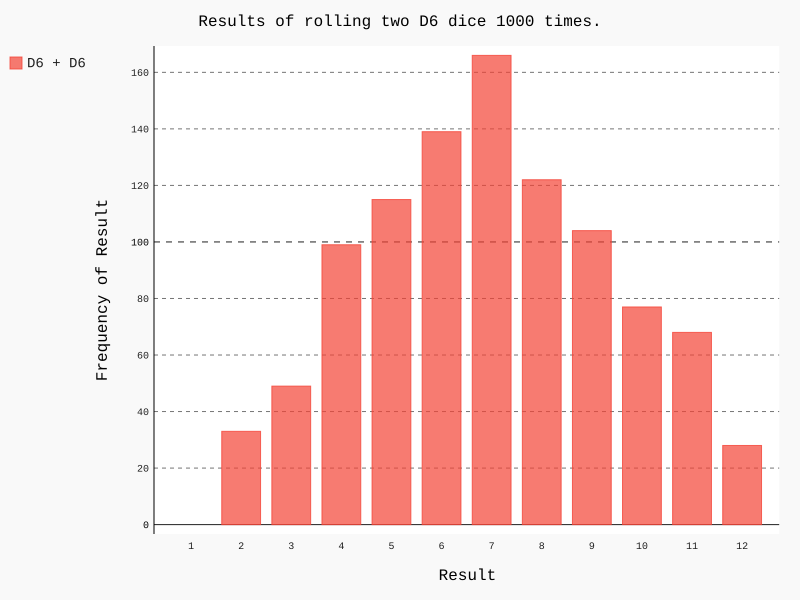

Python code for this plot:
# coding=UTF-8

# 使用 Python 可视化包 Pygal 来生成可缩放的矢量图形文件。
# 需要在尺寸不同的屏幕上显示的图表, 将自动缩放,以适合观看者的屏幕。
# 如若考虑以在线方式使用图表,请考虑使用 Pygal

import pygal

from die import Die

die_1 = Die()
die_2 = Die()

results = []
for roll in range(1000):
    result = die_1.roll() + die_2.roll()
    results.append(result)

frequencies = []
max_result = die_1.num_sides + die_2.num_sides
for value in range(1, max_result+1):
    frequency = results.count(value)
    frequencies.append(frequency)

hist = pygal.Bar()

hist.title = 'Results of rolling two D6 dice 1000 times.'
hist.x_labels = ['1', '2', '3', '4', '5', '6', '7', '8', '9', '10', '11', '12']
hist.x_title = 'Result'
hist.y_title = 'Frequency of Result'

hist.add('D6 + D6', frequencies)
hist.render_to_file('dice_visual.svg')
